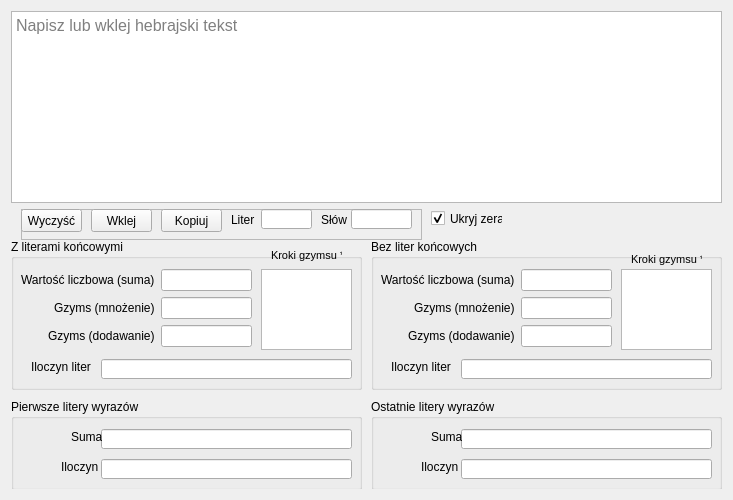
      <widget class="QWidget" name="tabHeb">
       <property name="autoFillBackground">
        <bool>true</bool>
       </property>
       <attribute name="title">
        <string>Hebrajski</string>
       </attribute>
       <layout class="QVBoxLayout" name="verticalLayout_4">
        <item>
         <layout class="QVBoxLayout" name="verticalLayout_3">
          <item>
           <widget class="myTextEdit" name="hebTextEdit">
            <property name="font">
             <font>
              <pointsize>12</pointsize>
             </font>
            </property>
            <property name="html">
             <string>&lt;!DOCTYPE HTML PUBLIC &quot;-//W3C//DTD HTML 4.0//EN&quot; &quot;http://www.w3.org/TR/REC-html40/strict.dtd&quot;&gt;
&lt;html&gt;&lt;head&gt;&lt;meta name=&quot;qrichtext&quot; content=&quot;1&quot; /&gt;&lt;style type=&quot;text/css&quot;&gt;
p, li { white-space: pre-wrap; }
&lt;/style&gt;&lt;/head&gt;&lt;body style=&quot; font-family:'MS Shell Dlg 2'; font-size:12pt; font-weight:400; font-style:normal;&quot;&gt;
&lt;p style=&quot;-qt-paragraph-type:empty; margin-top:0px; margin-bottom:0px; margin-left:0px; margin-right:0px; -qt-block-indent:0; text-indent:0px;&quot;&gt;&lt;br /&gt;&lt;/p&gt;&lt;/body&gt;&lt;/html&gt;</string>
            </property>
            <property name="placeholderText">
             <string>Napisz lub wklej hebrajski tekst</string>
            </property>
           </widget>
          </item>
          <item>
           <widget class="QWidget" name="widget" native="true">
            <property name="minimumSize">
             <size>
              <width>711</width>
              <height>280</height>
             </size>
            </property>
            <widget class="QFrame" name="frameHebPrzyciski">
             <property name="geometry">
              <rect>
               <x>10</x>
               <y>0</y>
               <width>401</width>
               <height>31</height>
              </rect>
             </property>
             <property name="frameShape">
              <enum>QFrame::StyledPanel</enum>
             </property>
             <property name="frameShadow">
              <enum>QFrame::Raised</enum>
             </property>
             <widget class="QPushButton" name="hebWyczysc">
              <property name="geometry">
               <rect>
                <x>0</x>
                <y>0</y>
                <width>61</width>
                <height>23</height>
               </rect>
              </property>
              <property name="text">
               <string>Wyczyść</string>
              </property>
             </widget>
             <widget class="QLineEdit" name="hebIleLiterEdit">
              <property name="geometry">
               <rect>
                <x>240</x>
                <y>0</y>
                <width>51</width>
                <height>20</height>
               </rect>
              </property>
              <property name="autoFillBackground">
               <bool>false</bool>
              </property>
              <property name="readOnly">
               <bool>true</bool>
              </property>
             </widget>
             <widget class="QLabel" name="label_9">
              <property name="geometry">
               <rect>
                <x>300</x>
                <y>0</y>
                <width>31</width>
                <height>21</height>
               </rect>
              </property>
              <property name="text">
               <string>Słów</string>
              </property>
             </widget>
             <widget class="QPushButton" name="hebWklej">
              <property name="geometry">
               <rect>
                <x>70</x>
                <y>0</y>
                <width>61</width>
                <height>23</height>
               </rect>
              </property>
              <property name="text">
               <string>Wklej</string>
              </property>
             </widget>
             <widget class="QLabel" name="label_8">
              <property name="geometry">
               <rect>
                <x>210</x>
                <y>0</y>
                <width>31</width>
                <height>21</height>
               </rect>
              </property>
              <property name="text">
               <string>Liter</string>
              </property>
             </widget>
             <widget class="QLineEdit" name="hebIleSlowEdit">
              <property name="geometry">
               <rect>
                <x>330</x>
                <y>0</y>
                <width>61</width>
                <height>20</height>
               </rect>
              </property>
              <property name="readOnly">
               <bool>true</bool>
              </property>
             </widget>
             <widget class="QPushButton" name="hebKopiuj">
              <property name="geometry">
               <rect>
                <x>140</x>
                <y>0</y>
                <width>61</width>
                <height>23</height>
               </rect>
              </property>
              <property name="text">
               <string>Kopiuj</string>
              </property>
             </widget>
            </widget>
            <widget class="QGroupBox" name="groupBox_15">
             <property name="geometry">
              <rect>
               <x>0</x>
               <y>30</y>
               <width>351</width>
               <height>151</height>
              </rect>
             </property>
             <property name="font">
              <font>
               <weight>50</weight>
               <bold>false</bold>
              </font>
             </property>
             <property name="title">
              <string>Z literami końcowymi</string>
             </property>
             <widget class="QTextEdit" name="hebGzymsLog">
              <property name="geometry">
               <rect>
                <x>250</x>
                <y>30</y>
                <width>91</width>
                <height>81</height>
               </rect>
              </property>
              <property name="readOnly">
               <bool>true</bool>
              </property>
             </widget>
             <widget class="QLabel" name="label">
              <property name="geometry">
               <rect>
                <x>260</x>
                <y>10</y>
                <width>71</width>
                <height>16</height>
               </rect>
              </property>
              <property name="text">
               <string>&lt;!DOCTYPE HTML PUBLIC &quot;-//W3C//DTD HTML 4.0//EN&quot; &quot;http://www.w3.org/TR/REC-html40/strict.dtd&quot;&gt;
&lt;html&gt;&lt;head&gt;&lt;meta name=&quot;qrichtext&quot; content=&quot;1&quot; /&gt;&lt;style type=&quot;text/css&quot;&gt;
p, li { white-space: pre-wrap; }
&lt;/style&gt;&lt;/head&gt;&lt;body style=&quot; font-family:'MS Shell Dlg 2'; font-size:8pt; font-weight:400; font-style:normal;&quot;&gt;
&lt;p style=&quot; margin-top:0px; margin-bottom:0px; margin-left:0px; margin-right:0px; -qt-block-indent:0; text-indent:0px;&quot;&gt;Kroki gzymsu *&lt;/p&gt;
&lt;p style=&quot;-qt-paragraph-type:empty; margin-top:0px; margin-bottom:0px; margin-left:0px; margin-right:0px; -qt-block-indent:0; text-indent:0px;&quot;&gt;&lt;br /&gt;&lt;/p&gt;&lt;/body&gt;&lt;/html&gt;</string>
              </property>
             </widget>
             <widget class="QWidget" name="layoutWidget">
              <property name="geometry">
               <rect>
                <x>10</x>
                <y>30</y>
                <width>231</width>
                <height>80</height>
               </rect>
              </property>
              <layout class="QFormLayout" name="formLayout_2">
               <property name="labelAlignment">
                <set>Qt::AlignRight|Qt::AlignTrailing|Qt::AlignVCenter</set>
               </property>
               <item row="0" column="0">
                <widget class="QLabel" name="label_4">
                 <property name="text">
                  <string>Wartość liczbowa (suma)</string>
                 </property>
                </widget>
               </item>
               <item row="0" column="1">
                <widget class="QLineEdit" name="hebSumaEdit">
                 <property name="readOnly">
                  <bool>true</bool>
                 </property>
                </widget>
               </item>
               <item row="1" column="0">
                <widget class="QLabel" name="label_5">
                 <property name="text">
                  <string>Gzyms (mnożenie)</string>
                 </property>
                </widget>
               </item>
               <item row="1" column="1">
                <widget class="QLineEdit" name="hebGzymsEdit">
                 <property name="text">
                  <string/>
                 </property>
                 <property name="readOnly">
                  <bool>true</bool>
                 </property>
                </widget>
               </item>
               <item row="2" column="0">
                <widget class="QLabel" name="label_6">
                 <property name="text">
                  <string>Gzyms (dodawanie)</string>
                 </property>
                </widget>
               </item>
               <item row="2" column="1">
                <widget class="QLineEdit" name="hebGzymsSumaEdit">
                 <property name="text">
                  <string/>
                 </property>
                 <property name="readOnly">
                  <bool>true</bool>
                 </property>
                </widget>
               </item>
              </layout>
             </widget>
             <widget class="QLabel" name="label_17">
              <property name="geometry">
               <rect>
                <x>20</x>
                <y>120</y>
                <width>61</width>
                <height>16</height>
               </rect>
              </property>
              <property name="text">
               <string>Iloczyn liter</string>
              </property>
             </widget>
             <widget class="QLineEdit" name="hebIloczynEdit">
              <property name="geometry">
               <rect>
                <x>90</x>
                <y>120</y>
                <width>251</width>
                <height>20</height>
               </rect>
              </property>
              <property name="text">
               <string/>
              </property>
              <property name="readOnly">
               <bool>true</bool>
              </property>
             </widget>
            </widget>
            <widget class="QGroupBox" name="groupBox_16">
             <property name="geometry">
              <rect>
               <x>360</x>
               <y>30</y>
               <width>351</width>
               <height>151</height>
              </rect>
             </property>
             <property name="title">
              <string>Bez liter końcowych</string>
             </property>
             <widget class="QTextEdit" name="hebGzymsLogNorm">
              <property name="geometry">
               <rect>
                <x>250</x>
                <y>30</y>
                <width>91</width>
                <height>81</height>
               </rect>
              </property>
              <property name="readOnly">
               <bool>true</bool>
              </property>
             </widget>
             <widget class="QLabel" name="label_2">
              <property name="geometry">
               <rect>
                <x>260</x>
                <y>10</y>
                <width>71</width>
                <height>21</height>
               </rect>
              </property>
              <property name="text">
               <string>&lt;!DOCTYPE HTML PUBLIC &quot;-//W3C//DTD HTML 4.0//EN&quot; &quot;http://www.w3.org/TR/REC-html40/strict.dtd&quot;&gt;
&lt;html&gt;&lt;head&gt;&lt;meta name=&quot;qrichtext&quot; content=&quot;1&quot; /&gt;&lt;style type=&quot;text/css&quot;&gt;
p, li { white-space: pre-wrap; }
&lt;/style&gt;&lt;/head&gt;&lt;body style=&quot; font-family:'MS Shell Dlg 2'; font-size:8pt; font-weight:400; font-style:normal;&quot;&gt;
&lt;p style=&quot; margin-top:0px; margin-bottom:0px; margin-left:0px; margin-right:0px; -qt-block-indent:0; text-indent:0px;&quot;&gt;Kroki gzymsu *&lt;/p&gt;&lt;/body&gt;&lt;/html&gt;</string>
              </property>
             </widget>
             <widget class="QWidget" name="layoutWidget">
              <property name="geometry">
               <rect>
                <x>10</x>
                <y>30</y>
                <width>231</width>
                <height>80</height>
               </rect>
              </property>
              <layout class="QFormLayout" name="formLayout">
               <property name="labelAlignment">
                <set>Qt::AlignRight|Qt::AlignTrailing|Qt::AlignVCenter</set>
               </property>
               <item row="0" column="0">
                <widget class="QLabel" name="label_12">
                 <property name="text">
                  <string>Wartość liczbowa (suma)</string>
                 </property>
                </widget>
               </item>
               <item row="0" column="1">
                <widget class="QLineEdit" name="hebSumaNormEdit">
                 <property name="readOnly">
                  <bool>true</bool>
                 </property>
                </widget>
               </item>
               <item row="1" column="0">
                <widget class="QLabel" name="label_7">
                 <property name="text">
                  <string>Gzyms (mnożenie)</string>
                 </property>
                </widget>
               </item>
               <item row="1" column="1">
                <widget class="QLineEdit" name="hebGzymsNormEdit">
                 <property name="text">
                  <string/>
                 </property>
                 <property name="readOnly">
                  <bool>true</bool>
                 </property>
                </widget>
               </item>
               <item row="2" column="0">
                <widget class="QLabel" name="label_13">
                 <property name="text">
                  <string>Gzyms (dodawanie)</string>
                 </property>
                </widget>
               </item>
               <item row="2" column="1">
                <widget class="QLineEdit" name="hebGzymsSumaNormEdit">
                 <property name="text">
                  <string/>
                 </property>
                 <property name="readOnly">
                  <bool>true</bool>
                 </property>
                </widget>
               </item>
              </layout>
             </widget>
             <widget class="QLineEdit" name="hebIloczynNormEdit">
              <property name="geometry">
               <rect>
                <x>90</x>
                <y>120</y>
                <width>251</width>
                <height>20</height>
               </rect>
              </property>
              <property name="readOnly">
               <bool>true</bool>
              </property>
             </widget>
             <widget class="QLabel" name="label_18">
              <property name="geometry">
               <rect>
                <x>20</x>
                <y>120</y>
                <width>61</width>
                <height>16</height>
               </rect>
              </property>
              <property name="text">
               <string>Iloczyn liter</string>
              </property>
             </widget>
            </widget>
            <widget class="QGroupBox" name="groupBox">
             <property name="geometry">
              <rect>
               <x>0</x>
               <y>190</y>
               <width>351</width>
               <height>91</height>
              </rect>
             </property>
             <property name="title">
              <string>Pierwsze litery wyrazów</string>
             </property>
             <widget class="QLineEdit" name="hebPierwszeSuma">
              <property name="geometry">
               <rect>
                <x>90</x>
                <y>30</y>
                <width>251</width>
                <height>20</height>
               </rect>
              </property>
              <property name="readOnly">
               <bool>true</bool>
              </property>
             </widget>
             <widget class="QLineEdit" name="hebPierwszeIloczyn">
              <property name="geometry">
               <rect>
                <x>90</x>
                <y>60</y>
                <width>251</width>
                <height>20</height>
               </rect>
              </property>
              <property name="readOnly">
               <bool>true</bool>
              </property>
             </widget>
             <widget class="QLabel" name="label_20">
              <property name="geometry">
               <rect>
                <x>50</x>
                <y>60</y>
                <width>41</width>
                <height>16</height>
               </rect>
              </property>
              <property name="text">
               <string>Iloczyn</string>
              </property>
             </widget>
             <widget class="QLabel" name="label_21">
              <property name="geometry">
               <rect>
                <x>60</x>
                <y>30</y>
                <width>31</width>
                <height>16</height>
               </rect>
              </property>
              <property name="text">
               <string>Suma</string>
              </property>
             </widget>
            </widget>
            <widget class="QGroupBox" name="groupBox_5">
             <property name="geometry">
              <rect>
               <x>360</x>
               <y>190</y>
               <width>351</width>
               <height>91</height>
              </rect>
             </property>
             <property name="title">
              <string>Ostatnie litery wyrazów</string>
             </property>
             <widget class="QLineEdit" name="hebNormPierwSuma">
              <property name="geometry">
               <rect>
                <x>90</x>
                <y>30</y>
                <width>251</width>
                <height>20</height>
               </rect>
              </property>
             </widget>
             <widget class="QLineEdit" name="hebOstatnieIloczyn">
              <property name="geometry">
               <rect>
                <x>90</x>
                <y>60</y>
                <width>251</width>
                <height>20</height>
               </rect>
              </property>
             </widget>
             <widget class="QLabel" name="label_22">
              <property name="geometry">
               <rect>
                <x>60</x>
                <y>30</y>
                <width>31</width>
                <height>16</height>
               </rect>
              </property>
              <property name="text">
               <string>Suma</string>
              </property>
             </widget>
             <widget class="QLabel" name="label_23">
              <property name="geometry">
               <rect>
                <x>50</x>
                <y>60</y>
                <width>41</width>
                <height>16</height>
               </rect>
              </property>
              <property name="text">
               <string>Iloczyn</string>
              </property>
             </widget>
            </widget>
            <widget class="QCheckBox" name="hebHideZeros">
             <property name="geometry">
              <rect>
               <x>420</x>
               <y>0</y>
               <width>72</width>
               <height>19</height>
              </rect>
             </property>
             <property name="text">
              <string>Ukryj zera</string>
             </property>
             <property name="checked">
              <bool>true</bool>
             </property>
            </widget>
           </widget>
          </item>
         </layout>
        </item>
       </layout>
      </widget>
